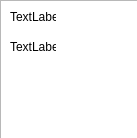
<?xml version="1.0" encoding="UTF-8"?>
<ui version="4.0">
 <class>Form</class>
 <widget class="QWidget" name="Form">
  <property name="geometry">
   <rect>
    <x>0</x>
    <y>0</y>
    <width>137</width>
    <height>138</height>
   </rect>
  </property>
  <property name="windowTitle">
   <string>Form</string>
  </property>
  <widget class="QLabel" name="label">
   <property name="geometry">
    <rect>
     <x>10</x>
     <y>10</y>
     <width>46</width>
     <height>13</height>
    </rect>
   </property>
   <property name="text">
    <string>TextLabel</string>
   </property>
  </widget>
  <widget class="QLabel" name="label_2">
   <property name="geometry">
    <rect>
     <x>10</x>
     <y>40</y>
     <width>46</width>
     <height>13</height>
    </rect>
   </property>
   <property name="text">
    <string>TextLabel</string>
   </property>
  </widget>
  <widget class="QGraphicsView" name="graphicsView">
   <property name="geometry">
    <rect>
     <x>0</x>
     <y>0</y>
     <width>141</width>
     <height>141</height>
    </rect>
   </property>
  </widget>
  <zorder>graphicsView</zorder>
  <zorder>label</zorder>
  <zorder>label_2</zorder>
 </widget>
 <resources/>
 <connections/>
</ui>
